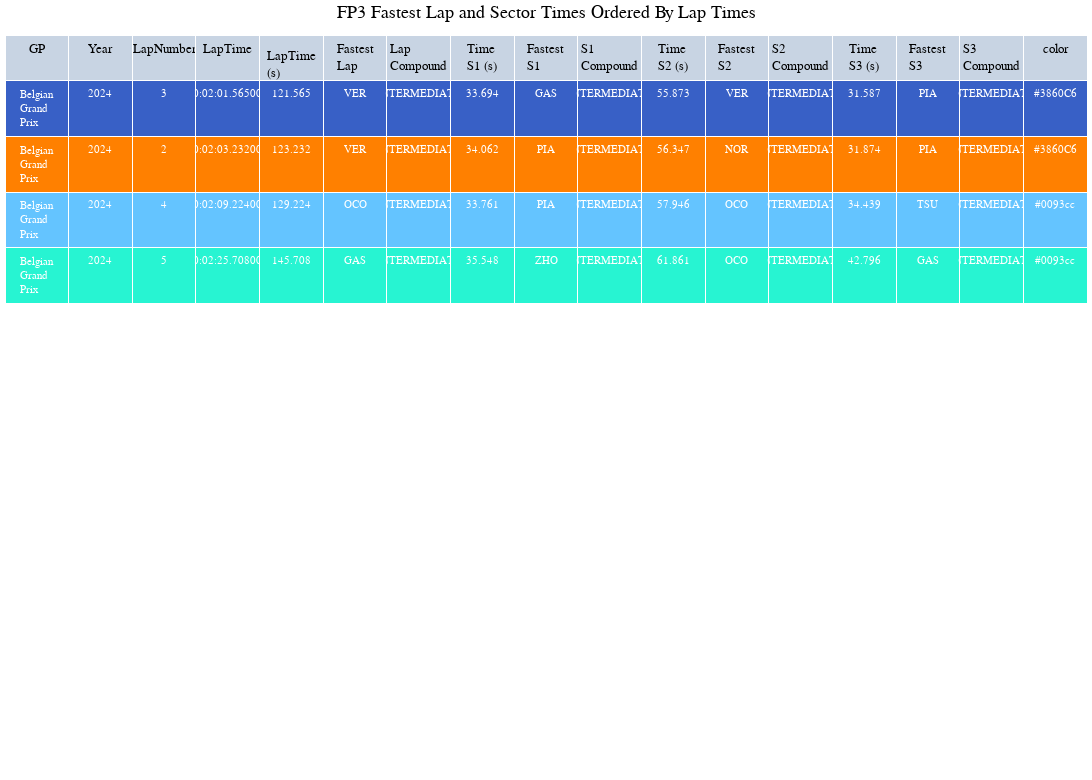

The cell this chart's notebook holds for it:
### Code cell
import plotly.graph_objects as go
# colors = n_colors('rgb(255, 200, 200)', 'rgb(200, 0, 0)', 9, colortype='rgb')

fig_fp3 = go.Figure(go.Table
 (header={"values": LapTime_fp3_ordered.columns},
  cells=dict(
    values=LapTime_fp3_ordered.T.values,
    fill_color=[LapTime_fp3_ordered.color],
    align='center', font=dict(color='white', size=11)
    ))
 )

# fig_fp3.update_layout(
#     updatemenus=[
#         {
#             "buttons": [
#                 {
#                     "label": c,
#                     "method": "update",
#                     "args": [
#                         {
#                             "cells": {
#                                 "values": LapTime_fp3_ordered.T.values
#                                 if c == "All"
#                                 else LapTime_fp3_ordered.loc[LapTime_fp3_ordered["LapNumber"].eq(c)].T.values
#                             }
#                         }
#                     ],
#                 }
#                 for c in ["All"] + LapTime_fp3_ordered["LapNumber"].unique().tolist()
#             ]
#         }
#     ]
# )
fig_fp3.update_layout(
    title="FP3 Fastest Lap and Sector Times Ordered By Lap Times",
        title_x=0.5,
    yaxis = dict(tickfont = dict(size=15)),
    xaxis = dict(tickfont = dict(size=15)),
    font=dict(
        family="PT Sans Narrow",
        size=13,
        color="Black"
    ),
    height=780,
    width=1200,
    title_font_family="PT Sans Narrow",
    margin=dict(l=5, r=5, t=35, b=5),
)

fig_fp3.show()

### Figure 1 — Plotly figure (JSON) as saved in the notebook; plotly's stock layout.template omitted (floating-point values rounded to 4 significant figures)
{"data": [{"cells": {"align": "center", "fill": {"color": [["#3860C6", "#FF8000", "#64C4FF", "#27F4D2", "#E80020", "#E80020", "#3860C6", "#3860C6", "#3860C6", "#0093cc", "#27F4D2", "#6692FF", "#0093cc", "#6692FF", "#3860C6", "#E80020", "#FF8000", "#FF8000", "#3860C6", "#0093cc", "#E80020", "#E80020", "#E80020", "#E80020"]]}, "font": {"color": "white", "size": 11}, "values": [["Belgian Grand Prix", "Belgian Grand Prix", "Belgian Grand Prix", "Belgian Grand Prix"], [2024, 2024, 2024, 2024], [3, 2, 4, 5], ["00:02:01.565000", "00:02:03.232000", "00:02:09.224000", "00:02:25.708000"], [121.6, 123.2, 129.2, 145.7], ["VER", "VER", "OCO", "GAS"], ["INTERMEDIATE", "INTERMEDIATE", "INTERMEDIATE", "INTERMEDIATE"], [33.69, 34.06, 33.76, 35.55], ["GAS", "PIA", "PIA", "ZHO"], ["INTERMEDIATE", "INTERMEDIATE", "INTERMEDIATE", "INTERMEDIATE"], [55.87, 56.35, 57.95, 61.86], ["VER", "NOR", "OCO", "OCO"], ["INTERMEDIATE", "INTERMEDIATE", "INTERMEDIATE", "INTERMEDIATE"], [31.59, 31.87, 34.44, 42.8], ["PIA", "PIA", "TSU", "GAS"], ["INTERMEDIATE", "INTERMEDIATE", "INTERMEDIATE", "INTERMEDIATE"], ["#3860C6", "#3860C6", "#0093cc", "#0093cc"]]}, "header": {"values": ["GP", "Year", "LapNumber", "LapTime", "LapTime (s)", "Fastest Lap", "Lap Compound", "Time S1 (s)", "Fastest S1", "S1 Compound", "Time S2 (s)", "Fastest S2", "S2 Compound", "Time S3 (s)", "Fastest S3", "S3 Compound", "color"]}, "type": "table"}], "layout": {"font": {"color": "Black", "family": "PT Sans Narrow", "size": 13}, "height": 780, "margin": {"b": 5, "l": 5, "r": 5, "t": 35}, "title": {"font": {"family": "PT Sans Narrow"}, "text": "FP3 Fastest Lap and Sector Times Ordered By Lap Times", "x": 0.5}, "width": 1200, "xaxis": {"tickfont": {"size": 15}}, "yaxis": {"tickfont": {"size": 15}}}}
